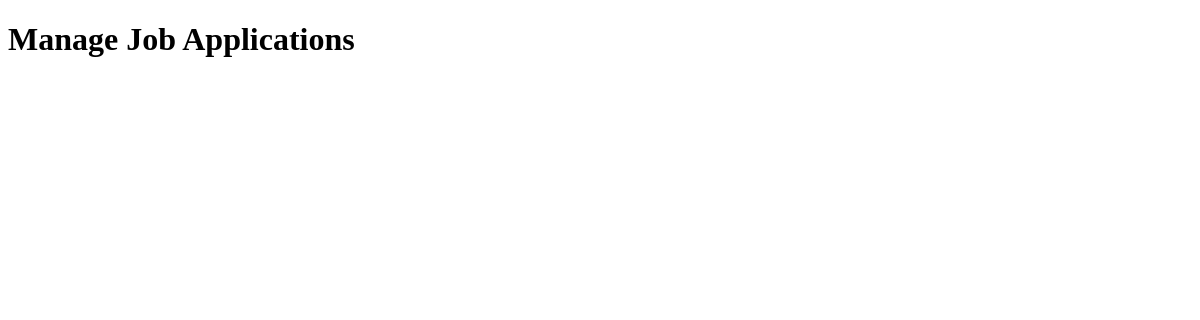
/manage-job-applications/ (signed in), run on an earlier commit of the app's database.
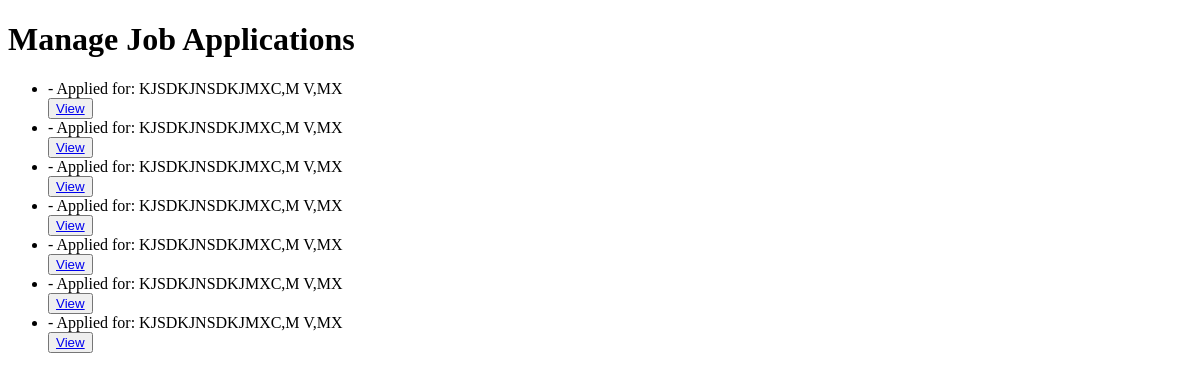
And on a later commit of the database.
### user/models.py (models this page shows)
class JobApplication(models.Model):
    user = models.ForeignKey(User, on_delete=models.CASCADE)
    job = models.ForeignKey(JobListing, on_delete=models.CASCADE)  # Assuming JobListing model exists
    cover_letter = models.TextField()
    applied_at = models.DateTimeField(auto_now_add=True)

### job/models.py (models this page shows)
class JobListing(models.Model):
    company = models.ForeignKey(CompanyProfile, on_delete=models.CASCADE, related_name='job_listings',default='')
    job_title = models.CharField(max_length=100, default='')
    job_description = models.TextField(default='')
    required_qualifications = models.TextField(default='')
    desired_qualifications = models.TextField(default='')
    responsibilities = models.TextField(default='')
    application_deadline = models.DateField()
    salary_range = models.CharField(max_length=100, default='')
    location = models.CharField(max_length=100, default='')
    employment_type = models.CharField(max_length=100, default='')
    company_benefits = models.TextField(default='')
    how_to_apply = models.TextField(default='')
    how_to_apply = models.TextField()

### job/views.py (the view)
# urls.py: path('manage-job-applications/', views.manage_job_applications, name='manage_job_applications'),
def manage_job_applications(request):
    job_applications = JobApplication.objects.filter(job__company=request.user.companyprofile)
    return render(request, 'manage_job_applications.html', {'job_applications': job_applications})

### templates/manage_job_applications.html (shortened to what this page needs)
<!DOCTYPE html>
<html lang="en">
<head>
</head>
<body>
    <h1>Manage Job Applications</h1>
    <ul>
        {% for job_application in job_applications %}
            <li>{{ job_application.user.full_name }} - Applied for: {{ job_application.job.job_title }}</li>
            <button><a href="{% url 'view_job_application' job_application.id %}">View</a></button>
        {% endfor %}
    </ul>
</body>
</html>

What changed in the data, as far as the page shows it:
added JobApplication: job.job_title "KJSDKJNSDKJMXC,M V,MX"
added JobApplication: job.job_title "KJSDKJNSDKJMXC,M V,MX"
added JobApplication: job.job_title "KJSDKJNSDKJMXC,M V,MX"
added JobApplication: job.job_title "KJSDKJNSDKJMXC,M V,MX"
added JobApplication: job.job_title "KJSDKJNSDKJMXC,M V,MX"
added JobApplication: job.job_title "KJSDKJNSDKJMXC,M V,MX"
added JobApplication: job.job_title "KJSDKJNSDKJMXC,M V,MX"
